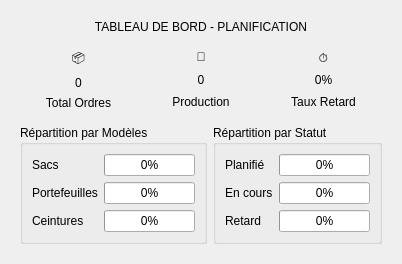
          <widget class="QWidget" name="tab_planif_stats">
           <attribute name="title">
            <string>📊 Tableau de Bord</string>
           </attribute>
           <layout class="QVBoxLayout" name="vl_tab_stats">
            <property name="margin" stdset="0">
             <number>20</number>
            </property>
            <item>
             <widget class="QLabel" name="lbl_title_s">
              <property name="text">
               <string>TABLEAU DE BORD - PLANIFICATION</string>
              </property>
              <property name="alignment">
               <set>Qt::AlignmentFlag::AlignCenter</set>
              </property>
             </widget>
            </item>
            <item>
             <layout class="QHBoxLayout" name="hl_stats_kpi">
              <item>
               <widget class="QFrame" name="st1">
                <property name="class" stdset="0">
                 <string>stat_card</string>
                </property>
                <layout class="QVBoxLayout" name="v_s1">
                 <item>
                  <widget class="QLabel" name="ico_plan_1">
                   <property name="text">
                    <string>📦</string>
                   </property>
                   <property name="alignment">
                    <set>Qt::AlignmentFlag::AlignCenter</set>
                   </property>
                  </widget>
                 </item>
                 <item>
                  <widget class="QLabel" name="lbl_stat_total_cmd">
                   <property name="text">
                    <string>0</string>
                   </property>
                   <property name="alignment">
                    <set>Qt::AlignmentFlag::AlignCenter</set>
                   </property>
                   <property name="class" stdset="0">
                    <string>stat_val</string>
                   </property>
                  </widget>
                 </item>
                 <item>
                  <widget class="QLabel" name="lbl_t1">
                   <property name="text">
                    <string>Total Ordres</string>
                   </property>
                   <property name="alignment">
                    <set>Qt::AlignmentFlag::AlignCenter</set>
                   </property>
                  </widget>
                 </item>
                </layout>
               </widget>
              </item>
              <item>
               <widget class="QFrame" name="st2">
                <property name="class" stdset="0">
                 <string>stat_card</string>
                </property>
                <layout class="QVBoxLayout" name="v_s2">
                 <item>
                  <widget class="QLabel" name="ico_plan_2">
                   <property name="text">
                    <string>🧵</string>
                   </property>
                   <property name="alignment">
                    <set>Qt::AlignmentFlag::AlignCenter</set>
                   </property>
                  </widget>
                 </item>
                 <item>
                  <widget class="QLabel" name="lbl_stat_total_qty">
                   <property name="text">
                    <string>0</string>
                   </property>
                   <property name="alignment">
                    <set>Qt::AlignmentFlag::AlignCenter</set>
                   </property>
                   <property name="class" stdset="0">
                    <string>stat_val</string>
                   </property>
                  </widget>
                 </item>
                 <item>
                  <widget class="QLabel" name="lbl_t2">
                   <property name="text">
                    <string>Production</string>
                   </property>
                   <property name="alignment">
                    <set>Qt::AlignmentFlag::AlignCenter</set>
                   </property>
                  </widget>
                 </item>
                </layout>
               </widget>
              </item>
              <item>
               <widget class="QFrame" name="st3">
                <property name="class" stdset="0">
                 <string>stat_card</string>
                </property>
                <layout class="QVBoxLayout" name="v_s3">
                 <item>
                  <widget class="QLabel" name="ico_plan_3">
                   <property name="text">
                    <string>⏱️</string>
                   </property>
                   <property name="alignment">
                    <set>Qt::AlignmentFlag::AlignCenter</set>
                   </property>
                  </widget>
                 </item>
                 <item>
                  <widget class="QLabel" name="lbl_stat_retard">
                   <property name="text">
                    <string>0%</string>
                   </property>
                   <property name="alignment">
                    <set>Qt::AlignmentFlag::AlignCenter</set>
                   </property>
                   <property name="class" stdset="0">
                    <string>stat_val</string>
                   </property>
                  </widget>
                 </item>
                 <item>
                  <widget class="QLabel" name="lbl_t3">
                   <property name="text">
                    <string>Taux Retard</string>
                   </property>
                   <property name="alignment">
                    <set>Qt::AlignmentFlag::AlignCenter</set>
                   </property>
                  </widget>
                 </item>
                </layout>
               </widget>
              </item>
             </layout>
            </item>
            <item>
             <layout class="QHBoxLayout" name="hl_charts_planif">
              <item>
               <widget class="QGroupBox" name="gb_charts">
                <property name="title">
                 <string>Répartition par Modèles</string>
                </property>
                <layout class="QFormLayout" name="fl_charts">
                 <item row="0" column="0">
                  <widget class="QLabel" name="l_c1">
                   <property name="text">
                    <string>Sacs</string>
                   </property>
                  </widget>
                 </item>
                 <item row="0" column="1">
                  <widget class="QProgressBar" name="pb_sac">
                   <property name="value">
                    <number>0</number>
                   </property>
                  </widget>
                 </item>
                 <item row="1" column="0">
                  <widget class="QLabel" name="l_c2">
                   <property name="text">
                    <string>Portefeuilles</string>
                   </property>
                  </widget>
                 </item>
                 <item row="1" column="1">
                  <widget class="QProgressBar" name="pb_portefeuille">
                   <property name="value">
                    <number>0</number>
                   </property>
                  </widget>
                 </item>
                 <item row="2" column="0">
                  <widget class="QLabel" name="l_c3">
                   <property name="text">
                    <string>Ceintures</string>
                   </property>
                  </widget>
                 </item>
                 <item row="2" column="1">
                  <widget class="QProgressBar" name="pb_ceinture">
                   <property name="value">
                    <number>0</number>
                   </property>
                  </widget>
                 </item>
                </layout>
               </widget>
              </item>
              <item>
               <widget class="QGroupBox" name="gb_charts_statut">
                <property name="title">
                 <string>Répartition par Statut</string>
                </property>
                <layout class="QFormLayout" name="fl_statut">
                 <item row="0" column="0">
                  <widget class="QLabel" name="l_cmd_plan">
                   <property name="text">
                    <string>Planifié</string>
                   </property>
                  </widget>
                 </item>
                 <item row="0" column="1">
                  <widget class="QProgressBar" name="pb_cmd_plan">
                   <property name="value">
                    <number>0</number>
                   </property>
                  </widget>
                 </item>
                 <item row="1" column="0">
                  <widget class="QLabel" name="l_cmd_cours">
                   <property name="text">
                    <string>En cours</string>
                   </property>
                  </widget>
                 </item>
                 <item row="1" column="1">
                  <widget class="QProgressBar" name="pb_cmd_cours">
                   <property name="value">
                    <number>0</number>
                   </property>
                  </widget>
                 </item>
                 <item row="2" column="0">
                  <widget class="QLabel" name="l_cmd_ret">
                   <property name="text">
                    <string>Retard</string>
                   </property>
                  </widget>
                 </item>
                 <item row="2" column="1">
                  <widget class="QProgressBar" name="pb_cmd_ret">
                   <property name="value">
                    <number>0</number>
                   </property>
                  </widget>
                 </item>
                </layout>
               </widget>
              </item>
             </layout>
            </item>
           </layout>
          </widget>
